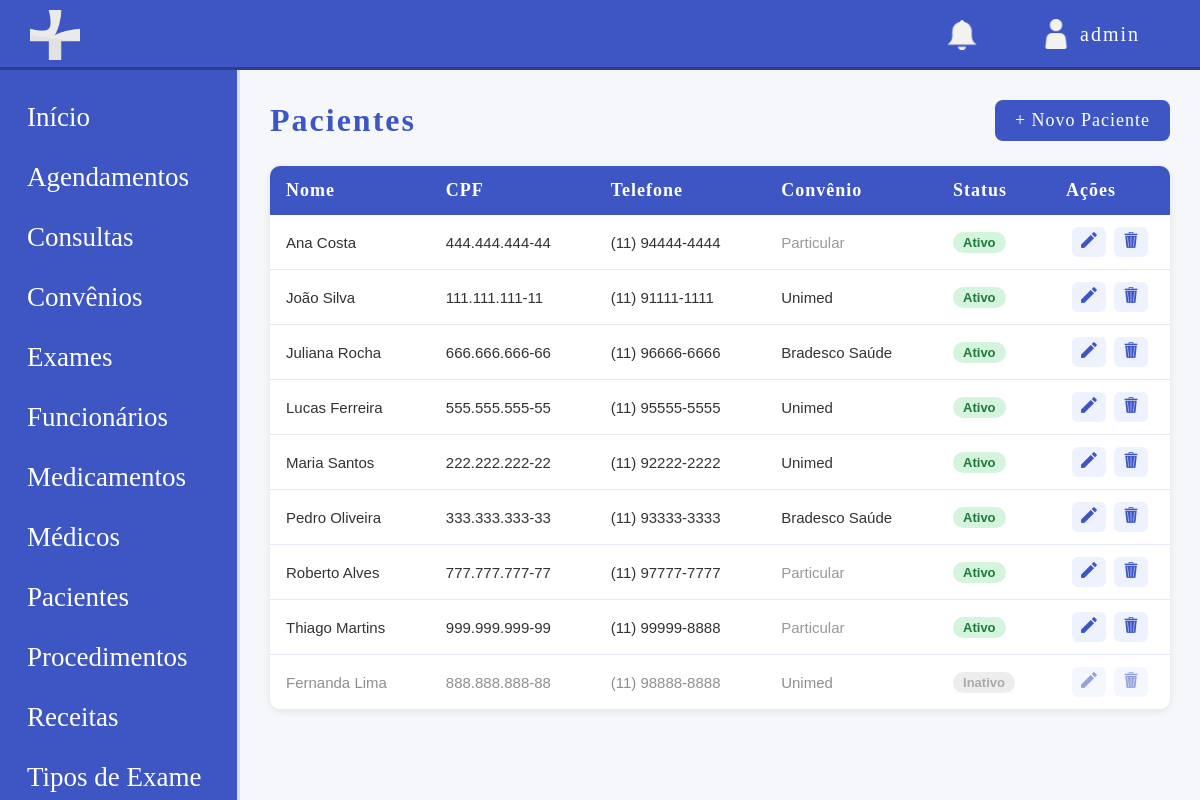
The app's page /modulos/pacientes/listar_paciente.php (signed in) with its own data.
### tables this page shows
CREATE TABLE IF NOT EXISTS `paciente` (
    `id` INT UNSIGNED NOT NULL AUTO_INCREMENT,
    `id_convenio` INT UNSIGNED DEFAULT NULL,
    `nome` VARCHAR(50) NOT NULL,
    `email` VARCHAR(100) NOT NULL,
    `cpf` CHAR(14) NOT NULL,
    `rg` VARCHAR(20) NOT NULL,
    `data_nascimento` DATE NOT NULL,
    `telefone` VARCHAR(20) NOT NULL,
    `cep` CHAR(9) NOT NULL,
    `estado` VARCHAR(50) NOT NULL,
    `cidade` VARCHAR(50) NOT NULL,
    `bairro` VARCHAR(50) NOT NULL,
    `rua` VARCHAR(200) NOT NULL,
    `numero` VARCHAR(15) NOT NULL,
    `numero_convenio` VARCHAR(30) DEFAULT NULL,
    `condicoes_especiais` TEXT,
    `status` ENUM('ATIVO', 'INATIVO') NOT NULL DEFAULT 'ATIVO',
    `data_registro` TIMESTAMP DEFAULT CURRENT_TIMESTAMP,
    PRIMARY KEY (`id`),
    UNIQUE KEY `cpf` (`cpf`),
    UNIQUE KEY `rg` (`rg`),
    KEY `fk_paciente_convenio` (`id_convenio`),
    CONSTRAINT `fk_paciente_convenio` FOREIGN KEY (`id_convenio`) REFERENCES `convenio` (`id`)
);

CREATE TABLE IF NOT EXISTS `convenio` (
    `id` INT UNSIGNED NOT NULL AUTO_INCREMENT,
    `nome` VARCHAR(100) NOT NULL,
    `cnpj` CHAR(18) DEFAULT NULL,
    `telefone` VARCHAR(20) DEFAULT NULL,
    `ativo` TINYINT(1) NOT NULL DEFAULT 1,
    `data_registro` TIMESTAMP DEFAULT CURRENT_TIMESTAMP,
    PRIMARY KEY (`id`),
    UNIQUE KEY `uk_convenio_nome` (`nome`)
);

### modulos/pacientes/listar_paciente.php (the view, shortened to what this page needs)
<?php
require '../../config/conexao.php';
$base = '/site-clinicamedica';
$sql = "SELECT p.*, c.nome AS convenio_nome
        FROM paciente p
        LEFT JOIN convenio c ON p.id_convenio = c.id
        ORDER BY p.status ASC, p.nome ASC";
$pacientes = $pdo->query($sql)->fetchAll();
?>
<!DOCTYPE html>
<html lang="pt-br">
<head>
    <link rel="stylesheet" href="<?php echo $base; ?>/css/style.css">
</head>
<body class="dashbody">
    <?php include '../../includes/header.php'; ?>
    <div class="layout">
        <?php include '../../includes/sidebar.php'; ?>
        <main class="main">
            <div class="pagina-topo">
                <h1>Pacientes</h1>
                <a href="cadastrar_paciente.php" class="btn-novo">+ Novo Paciente</a>
            </div>
            <?php if (count($pacientes) === 0): ?>
                <div class="vazio">
                    <p>Nenhum paciente cadastrado ainda.</p>
                    <a href="cadastrar_paciente.php" class="btn-novo">Cadastrar o primeiro</a>
                </div>
            <?php else: ?>
                <table class="tabela">
                    <thead>
                        <tr>
                            <th>Nome</th>
                            <th>CPF</th>
                            <th>Telefone</th>
                            <th>Convênio</th>
                            <th>Status</th>
                            <th style="width: 120px;">Ações</th>
                        </tr>
                    </thead>
                    <tbody>
                        <?php foreach ($pacientes as $p): ?>
                            <tr class="<?php echo $p['status'] === 'ATIVO' ? '' : 'linha-inativa'; ?>">
                                <td><?php echo htmlspecialchars($p['nome']); ?></td>
                                <td><?php echo htmlspecialchars($p['cpf']); ?></td>
                                <td><?php echo htmlspecialchars($p['telefone']); ?></td>
                                <td>
                                    <?php if ($p['convenio_nome']): ?>
                                        <?php echo htmlspecialchars($p['convenio_nome']); ?>
                                    <?php else: ?>
                                        <span style="color: #999;">Particular</span>
                                    <?php endif; ?>
                                </td>
                                <td>
                                    <?php if ($p['status'] === 'ATIVO'): ?>
                                        <span class="tag tag-ativo">Ativo</span>
                                    <?php else: ?>
                                        <span class="tag tag-inativo">Inativo</span>
                                    <?php endif; ?>
                                </td>
                                <td class="acoes">
                                    <a href="editar_paciente.php?id=<?php echo $p['id']; ?>" class="btn-acao" title="Editar">
                                        <img src="../../img/editar_icon.png" class="iconeacao" alt="Editar">
                                    </a>
                                    <a href="excluir_paciente.php?id=<?php echo $p['id']; ?>"
                                       class="btn-acao btn-excluir"
                                       title="Excluir"
                                       onclick="return confirm('Tem certeza que deseja excluir este paciente?');">
                                        <img src="../../img/excluir_icon.png" class="iconeacao" alt="Excluir">
                                    </a>
                                </td>
                            </tr>
                        <?php endforeach; ?>
                    </tbody>
                </table>
            <?php endif; ?>
        </main>
    </div>
</body>
</html>

### includes/header.php (shortened to what this page needs)
<?php
$nome_usuario = $_SESSION['usuario_login'] ?? 'Visitante';
$base = '/site-clinicamedica';
?>
<header class="header">
    <div class="logo">
        <img src="<?php echo $base; ?>/img/logo2simbolo.png" class="logodashboard" alt="Logo">
    </div>
    <div class="headerright">
        <span class="notif">
            <img src="<?php echo $base; ?>/img/sinobranco.png" class="icondashboard" alt="Notificações">
        </span>
        <div class="user">
            <span class="usericon">
                <img src="<?php echo $base; ?>/img/userbranco.png" class="icondashboard" id="usericon" alt="Usuário">
            </span>
            <span class="usertxt"><?php echo htmlspecialchars($nome_usuario); ?></span>
        </div>
    </div>
</header>

### includes/sidebar.php (shortened to what this page needs)
<?php
$perfil = $_SESSION['usuario_perfil'] ?? '';
$base = '/site-clinicamedica';
function podeVer(array $perfis_permitidos, string $perfil_atual): bool {
    return in_array($perfil_atual, $perfis_permitidos, true);
}
?>
<aside class="sidebar">
    <nav>
        <a href="<?php echo $base; ?>/dashboard.php" class="menuitem">
            <span>Início</span>
        </a>
        <?php if (podeVer(['Administrador', 'Recepcionista', 'Medico', 'Financeiro', 'Paciente'], $perfil)): ?>
            <a href="<?php echo $base; ?>/modulos/agendamentos_procedimentos/listar_agenda_procedimento.php" class="menuitem">
                <span>Agendamentos</span>
            </a>
        <?php endif; ?>
        <?php if (podeVer(['Administrador', 'Recepcionista', 'Medico', 'Financeiro', 'Paciente'], $perfil)): ?>
            <a href="<?php echo $base; ?>/modulos/consultas/listar_consulta.php" class="menuitem">
                <span>Consultas</span>
            </a>
        <?php endif; ?>
        <?php if (podeVer(['Administrador', 'Recepcionista', 'Financeiro'], $perfil)): ?>
            <a href="<?php echo $base; ?>/modulos/convenios/listar_convenio.php" class="menuitem">
                <span>Convênios</span>
            </a>
        <?php endif; ?>
        <?php if (podeVer(['Administrador', 'Recepcionista', 'Medico', 'Financeiro', 'Paciente'], $perfil)): ?>
            <a href="<?php echo $base; ?>/modulos/exames/listar_exame.php" class="menuitem">
                <span>Exames</span>
            </a>
        <?php endif; ?>
        <?php if (podeVer(['Administrador', 'Financeiro'], $perfil)): ?>
            <a href="<?php echo $base; ?>/modulos/funcionarios/listar_funcionario.php" class="menuitem">
                <span>Funcionários</span>
            </a>
        <?php endif; ?>
        <?php if (podeVer(['Administrador', 'Medico'], $perfil)): ?>
            <a href="<?php echo $base; ?>/modulos/medicamentos/listar_medicamento.php" class="menuitem">
                <span>Medicamentos</span>
            </a>
        <?php endif; ?>
        <?php if (podeVer(['Administrador', 'Recepcionista', 'Financeiro'], $perfil)): ?>
            <a href="<?php echo $base; ?>/modulos/medicos/listar_medico.php" class="menuitem">
                <span>Médicos</span>
            </a>
        <?php endif; ?>
        <?php if (podeVer(['Administrador', 'Recepcionista', 'Medico'], $perfil)): ?>
            <a href="<?php echo $base; ?>/modulos/pacientes/listar_paciente.php" class="menuitem">
                <span>Pacientes</span>
            </a>
        <?php endif; ?>
        <?php if (podeVer(['Administrador', 'Recepcionista', 'Medico'], $perfil)): ?>
            <a href="<?php echo $base; ?>/modulos/procedimentos/listar_procedimento.php" class="menuitem">
                <span>Procedimentos</span>
            </a>
        <?php endif; ?>
        <?php if (podeVer(['Administrador', 'Medico', 'Paciente'], $perfil)): ?>
            <a href="<?php echo $base; ?>/modulos/receitas/listar_receita.php" class="menuitem">
                <span>Receitas</span>
            </a>
        <?php endif; ?>
        <?php if (podeVer(['Administrador', 'Medico'], $perfil)): ?>
            <a href="<?php echo $base; ?>/modulos/tipos_exames/listar_tipoexame.php" class="menuitem">
                <span>Tipos de Exame</span>
            </a>
        <?php endif; ?>
    </nav>
</aside>

### css/style.css (style rules this page uses)
* { margin: 0; padding: 0; box-sizing: border-box; }
body { font-family: Arial, sans-serif; background-color: #f5f7fb; color: #3d56c4; }
.header { height: 70px; background-color: #3d56c4; display: flex; align-items: center; justify-content: space-between; padding: 0 30px; border-bottom: 3px solid #2c3e8f; position: fixed; top: 0; left: 0; right: 0; z-index: 1000; }
.logodashboard { width: 50px; margin-top: 7px; }
.icondashboard { width: 30px; margin-top: 7px; margin-right: 30px; }
#usericon { margin-top: 0; margin-left: 40px; }
.user { margin-right: 30px; }
.usertxt { font-family: 'Coolvetica'; letter-spacing: 2px; font-size: 20px; margin-top: 2px; }
.headerright { display: flex; align-items: center; gap: 25px; color: white; }
.notif { font-size: 20px; cursor: pointer; color: white; }
.user { display: flex; align-items: center; gap: 10px; font-weight: 500; color: white; }
.usericon { width: 38px; height: 38px; border-radius: 50%; display: flex; align-items: center; justify-content: center; color: white; }
.layout { display: flex; }
.sidebar { width: 240px; height: calc(100vh - 70px); background-color: #3d56c4; position: fixed; top: 70px; left: 0; border-right: 3px solid #d4dcff; display: flex; flex-direction: column; justify-content: space-between; padding: 20px 12px; overflow-y: auto; gap: 50px; }
.sidebar nav { display: flex; flex-direction: column; gap: 5px; }
.menuitem { display: flex; gap: 12px; padding: 12px 15px; border-radius: 8px; text-decoration: none; color: white; font-family: "Coolvetica"; font-size: 27px; transition: 0.2s; }
.main { margin-left: 240px; padding: 100px 30px 30px; width: calc(100% - 240px); min-height: 100vh; }
.pagina-topo { display: flex; justify-content: space-between; align-items: center; margin-bottom: 25px; }
.pagina-topo h1 { font-family: 'Coolvetica'; font-size: 32px; color: #3d56c4; letter-spacing: 2px; }
.btn-novo { background-color: #3d56c4; color: white; text-decoration: none; padding: 10px 20px; border-radius: 8px; font-family: 'Coolvetica'; font-size: 18px; letter-spacing: 1px; transition: 0.2s; }
.tabela { width: 100%; border-collapse: collapse; background-color: white; border-radius: 10px; overflow: hidden; box-shadow: 0 2px 8px rgba(0,0,0,0.08); }
.tabela thead { background-color: #3d56c4; }
.tabela th { color: white; font-family: 'Coolvetica'; font-size: 18px; letter-spacing: 1px; padding: 14px 16px; text-align: left; }
.tabela td { padding: 12px 16px; border-bottom: 1px solid #e5e8f5; color: #333; font-size: 15px; }
.tabela tbody tr:last-child td { border-bottom: none; }
.linha-inativa { opacity: 0.55; }
.tag { display: inline-block; padding: 3px 10px; border-radius: 12px; font-size: 13px; font-weight: 600; }
.tag-ativo { background-color: #d4f4dd; color: #1e7a3a; }
.tag-inativo { background-color: #e0e0e0; color: #666; }
.acoes { text-align: center; white-space: nowrap; }
.btn-acao { display: inline-block; padding: 5px 9px; margin: 0 2px; border-radius: 6px; text-decoration: none; font-size: 16px; background-color: #eef2ff; transition: 0.2s; }
.iconeacao { width: 16px; height: 16px; }

### records on screen
paciente: nome "Ana Costa", cpf "444.444.444-44", telefone "(11) 94444-4444", shows "Particular", status "Ativo"
paciente: nome "João Silva", cpf "111.111.111-11", telefone "(11) 91111-1111", id_convenio.nome "Unimed", status "Ativo"
paciente: nome "Juliana Rocha", cpf "666.666.666-66", telefone "(11) 96666-6666", id_convenio.nome "Bradesco Saúde", status "Ativo"
paciente: nome "Lucas Ferreira", cpf "555.555.555-55", telefone "(11) 95555-5555", id_convenio.nome "Unimed", status "Ativo"
paciente: nome "Maria Santos", cpf "222.222.222-22", telefone "(11) 92222-2222", id_convenio.nome "Unimed", status "Ativo"
paciente: nome "Pedro Oliveira", cpf "333.333.333-33", telefone "(11) 93333-3333", id_convenio.nome "Bradesco Saúde", status "Ativo"
paciente: nome "Roberto Alves", cpf "777.777.777-77", telefone "(11) 97777-7777", shows "Particular", status "Ativo"
paciente: nome "Thiago Martins", cpf "999.999.999-99", telefone "(11) 99999-8888", shows "Particular", status "Ativo"
paciente: nome "Fernanda Lima", cpf "888.888.888-88", telefone "(11) 98888-8888", id_convenio.nome "Unimed", status "Inativo"

### other values on screen
$nome_usuario "admin"
